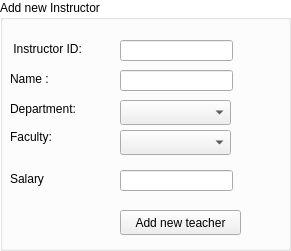
    <widget class="QGroupBox" name="newteacher">
     <property name="geometry">
      <rect>
       <x>400</x>
       <y>20</y>
       <width>291</width>
       <height>251</height>
      </rect>
     </property>
     <property name="palette">
      <palette>
       <active>
        <colorrole role="WindowText">
         <brush brushstyle="SolidPattern">
          <color alpha="255">
           <red>0</red>
           <green>0</green>
           <blue>0</blue>
          </color>
         </brush>
        </colorrole>
        <colorrole role="Button">
         <brush brushstyle="SolidPattern">
          <color alpha="255">
           <red>255</red>
           <green>255</green>
           <blue>255</blue>
          </color>
         </brush>
        </colorrole>
        <colorrole role="Base">
         <brush brushstyle="SolidPattern">
          <color alpha="255">
           <red>255</red>
           <green>255</green>
           <blue>255</blue>
          </color>
         </brush>
        </colorrole>
        <colorrole role="Window">
         <brush brushstyle="SolidPattern">
          <color alpha="255">
           <red>255</red>
           <green>255</green>
           <blue>255</blue>
          </color>
         </brush>
        </colorrole>
       </active>
       <inactive>
        <colorrole role="WindowText">
         <brush brushstyle="SolidPattern">
          <color alpha="255">
           <red>0</red>
           <green>0</green>
           <blue>0</blue>
          </color>
         </brush>
        </colorrole>
        <colorrole role="Button">
         <brush brushstyle="SolidPattern">
          <color alpha="255">
           <red>255</red>
           <green>255</green>
           <blue>255</blue>
          </color>
         </brush>
        </colorrole>
        <colorrole role="Base">
         <brush brushstyle="SolidPattern">
          <color alpha="255">
           <red>255</red>
           <green>255</green>
           <blue>255</blue>
          </color>
         </brush>
        </colorrole>
        <colorrole role="Window">
         <brush brushstyle="SolidPattern">
          <color alpha="255">
           <red>255</red>
           <green>255</green>
           <blue>255</blue>
          </color>
         </brush>
        </colorrole>
       </inactive>
       <disabled>
        <colorrole role="WindowText">
         <brush brushstyle="SolidPattern">
          <color alpha="96">
           <red>164</red>
           <green>166</green>
           <blue>168</blue>
          </color>
         </brush>
        </colorrole>
        <colorrole role="Button">
         <brush brushstyle="SolidPattern">
          <color alpha="255">
           <red>255</red>
           <green>255</green>
           <blue>255</blue>
          </color>
         </brush>
        </colorrole>
        <colorrole role="Base">
         <brush brushstyle="SolidPattern">
          <color alpha="255">
           <red>255</red>
           <green>255</green>
           <blue>255</blue>
          </color>
         </brush>
        </colorrole>
        <colorrole role="Window">
         <brush brushstyle="SolidPattern">
          <color alpha="255">
           <red>255</red>
           <green>255</green>
           <blue>255</blue>
          </color>
         </brush>
        </colorrole>
       </disabled>
      </palette>
     </property>
     <property name="styleSheet">
      <string notr="true">#newteacher{
	background-color: white
}

#newteacher .lineEdit{
	background-color: white
}

</string>
     </property>
     <property name="title">
      <string>Add new Instructor</string>
     </property>
     <widget class="QLabel" name="label_23">
      <property name="geometry">
       <rect>
        <x>10</x>
        <y>40</y>
        <width>101</width>
        <height>17</height>
       </rect>
      </property>
      <property name="palette">
       <palette>
        <active>
         <colorrole role="WindowText">
          <brush brushstyle="SolidPattern">
           <color alpha="255">
            <red>0</red>
            <green>0</green>
            <blue>0</blue>
           </color>
          </brush>
         </colorrole>
        </active>
        <inactive>
         <colorrole role="WindowText">
          <brush brushstyle="SolidPattern">
           <color alpha="255">
            <red>0</red>
            <green>0</green>
            <blue>0</blue>
           </color>
          </brush>
         </colorrole>
        </inactive>
        <disabled>
         <colorrole role="WindowText">
          <brush brushstyle="SolidPattern">
           <color alpha="96">
            <red>164</red>
            <green>166</green>
            <blue>168</blue>
           </color>
          </brush>
         </colorrole>
        </disabled>
       </palette>
      </property>
      <property name="text">
       <string> Instructor ID:</string>
      </property>
     </widget>
     <widget class="QLineEdit" name="lineEdit_2">
      <property name="geometry">
       <rect>
        <x>120</x>
        <y>40</y>
        <width>113</width>
        <height>21</height>
       </rect>
      </property>
      <property name="styleSheet">
       <string notr="true">#lineEdit{
	background-color: white;
}</string>
      </property>
     </widget>
     <widget class="QLabel" name="label_27">
      <property name="geometry">
       <rect>
        <x>10</x>
        <y>70</y>
        <width>101</width>
        <height>17</height>
       </rect>
      </property>
      <property name="palette">
       <palette>
        <active>
         <colorrole role="WindowText">
          <brush brushstyle="SolidPattern">
           <color alpha="255">
            <red>0</red>
            <green>0</green>
            <blue>0</blue>
           </color>
          </brush>
         </colorrole>
        </active>
        <inactive>
         <colorrole role="WindowText">
          <brush brushstyle="SolidPattern">
           <color alpha="255">
            <red>0</red>
            <green>0</green>
            <blue>0</blue>
           </color>
          </brush>
         </colorrole>
        </inactive>
        <disabled>
         <colorrole role="WindowText">
          <brush brushstyle="SolidPattern">
           <color alpha="96">
            <red>164</red>
            <green>166</green>
            <blue>168</blue>
           </color>
          </brush>
         </colorrole>
        </disabled>
       </palette>
      </property>
      <property name="text">
       <string>Name :</string>
      </property>
     </widget>
     <widget class="QLineEdit" name="lineEdit_7">
      <property name="geometry">
       <rect>
        <x>120</x>
        <y>70</y>
        <width>113</width>
        <height>21</height>
       </rect>
      </property>
      <property name="styleSheet">
       <string notr="true">#lineEdit_4
{
	background-color: white;
}</string>
      </property>
     </widget>
     <widget class="QLabel" name="label_28">
      <property name="geometry">
       <rect>
        <x>10</x>
        <y>100</y>
        <width>101</width>
        <height>17</height>
       </rect>
      </property>
      <property name="palette">
       <palette>
        <active>
         <colorrole role="WindowText">
          <brush brushstyle="SolidPattern">
           <color alpha="255">
            <red>0</red>
            <green>0</green>
            <blue>0</blue>
           </color>
          </brush>
         </colorrole>
        </active>
        <inactive>
         <colorrole role="WindowText">
          <brush brushstyle="SolidPattern">
           <color alpha="255">
            <red>0</red>
            <green>0</green>
            <blue>0</blue>
           </color>
          </brush>
         </colorrole>
        </inactive>
        <disabled>
         <colorrole role="WindowText">
          <brush brushstyle="SolidPattern">
           <color alpha="96">
            <red>164</red>
            <green>166</green>
            <blue>168</blue>
           </color>
          </brush>
         </colorrole>
        </disabled>
       </palette>
      </property>
      <property name="text">
       <string>Department:</string>
      </property>
     </widget>
     <widget class="QLabel" name="label_29">
      <property name="geometry">
       <rect>
        <x>10</x>
        <y>170</y>
        <width>101</width>
        <height>17</height>
       </rect>
      </property>
      <property name="palette">
       <palette>
        <active>
         <colorrole role="WindowText">
          <brush brushstyle="SolidPattern">
           <color alpha="255">
            <red>0</red>
            <green>0</green>
            <blue>0</blue>
           </color>
          </brush>
         </colorrole>
        </active>
        <inactive>
         <colorrole role="WindowText">
          <brush brushstyle="SolidPattern">
           <color alpha="255">
            <red>0</red>
            <green>0</green>
            <blue>0</blue>
           </color>
          </brush>
         </colorrole>
        </inactive>
        <disabled>
         <colorrole role="WindowText">
          <brush brushstyle="SolidPattern">
           <color alpha="96">
            <red>164</red>
            <green>166</green>
            <blue>168</blue>
           </color>
          </brush>
         </colorrole>
        </disabled>
       </palette>
      </property>
      <property name="text">
       <string>Salary</string>
      </property>
     </widget>
     <widget class="QLineEdit" name="lineEdit_9">
      <property name="geometry">
       <rect>
        <x>120</x>
        <y>170</y>
        <width>113</width>
        <height>21</height>
       </rect>
      </property>
      <property name="styleSheet">
       <string notr="true">#lineEdit_6{
	background-color: white;
}</string>
      </property>
     </widget>
     <widget class="QPushButton" name="addNewTeacher">
      <property name="geometry">
       <rect>
        <x>120</x>
        <y>210</y>
        <width>121</width>
        <height>25</height>
       </rect>
      </property>
      <property name="text">
       <string>Add new teacher</string>
      </property>
     </widget>
     <widget class="QComboBox" name="instructorDept">
      <property name="geometry">
       <rect>
        <x>120</x>
        <y>100</y>
        <width>111</width>
        <height>25</height>
       </rect>
      </property>
      <property name="styleSheet">
       <string notr="true"/>
      </property>
     </widget>
     <widget class="QComboBox" name="instructorFact">
      <property name="geometry">
       <rect>
        <x>120</x>
        <y>130</y>
        <width>111</width>
        <height>25</height>
       </rect>
      </property>
      <property name="styleSheet">
       <string notr="true">#comboBox_2{
	background-color: white;
}</string>
      </property>
     </widget>
     <widget class="QLabel" name="label_36">
      <property name="geometry">
       <rect>
        <x>10</x>
        <y>127</y>
        <width>101</width>
        <height>20</height>
       </rect>
      </property>
      <property name="palette">
       <palette>
        <active>
         <colorrole role="WindowText">
          <brush brushstyle="SolidPattern">
           <color alpha="255">
            <red>0</red>
            <green>0</green>
            <blue>0</blue>
           </color>
          </brush>
         </colorrole>
        </active>
        <inactive>
         <colorrole role="WindowText">
          <brush brushstyle="SolidPattern">
           <color alpha="255">
            <red>0</red>
            <green>0</green>
            <blue>0</blue>
           </color>
          </brush>
         </colorrole>
        </inactive>
        <disabled>
         <colorrole role="WindowText">
          <brush brushstyle="SolidPattern">
           <color alpha="96">
            <red>164</red>
            <green>166</green>
            <blue>168</blue>
           </color>
          </brush>
         </colorrole>
        </disabled>
       </palette>
      </property>
      <property name="text">
       <string>Faculty:</string>
      </property>
     </widget>
    </widget>
